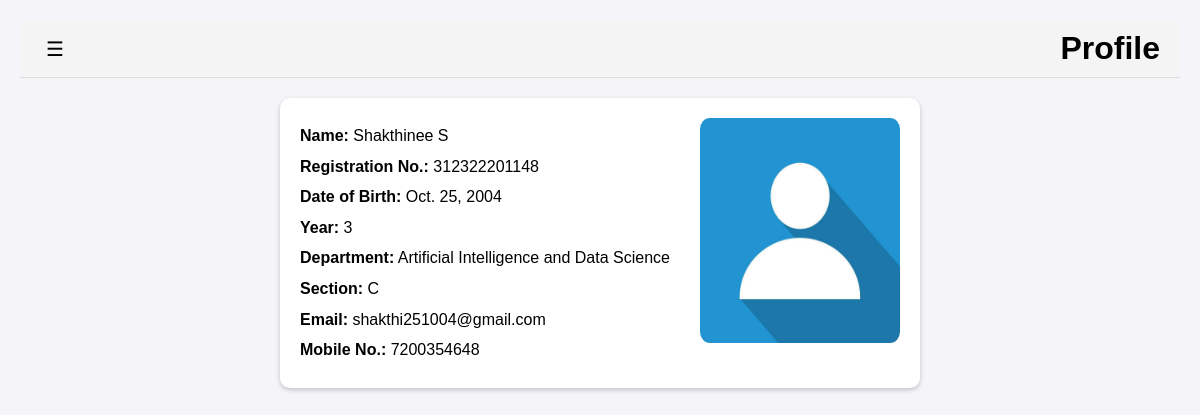
The app's page /lms/my/profile/ (signed in), older data.
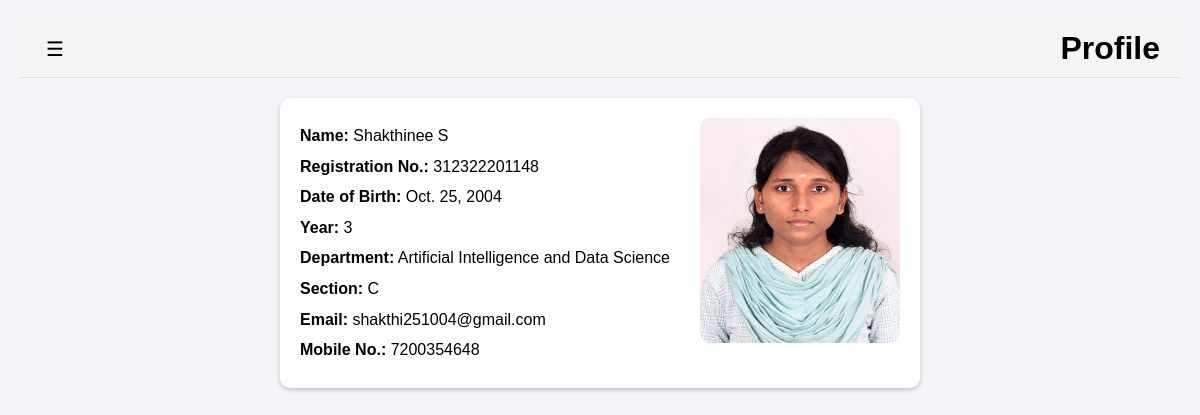
The same page, newer data.
### lms/models.py (models this page shows, shortened)
class Student(models.Model):
    reg_no = models.CharField(max_length=12, unique=True, null=True, blank=True, default=None)  # Registration Number
    user = models.OneToOneField(User, on_delete=models.CASCADE, null=True, blank=True, default=None)  # Link to Django User model
    name = models.CharField(max_length=100)
    dob = models.DateField()
    year = models.IntegerField()
    department = models.CharField(max_length=50)
    section = models.CharField(max_length=5)
    email = models.EmailField(unique=True)
    mobile_no = models.CharField(max_length=10)
    leave_taken = models.IntegerField(default=0)
    balance_leave = models.IntegerField(default=6)
    photo = models.ImageField(upload_to='photos/', blank=True, null=True)
    counsellor = models.ForeignKey("Counsellor", on_delete=models.SET_NULL, null=True, blank=True)

### lms/views.py (the view)
# urls.py: path('my/profile/', views.my_profile, name='my_profile'),
@login_required
def my_profile(request):
    student = Student.objects.get(user=request.user)  # Assuming user is logged in
    context = {'student': student}
    return render(request, 'my_profile.html', context)

### templates/my_profile.html (shortened to what this page needs)
<!DOCTYPE html>
{% load static %}
<html lang="en">
<head>
    <link rel="stylesheet" href="{% static 'css/base.css' %}">
</head>
<body>
    <div id="wrapper">
        <div id="content">
            <header>
                <button id="sidebarToggle">&#9776;</button>
                <h1>Profile</h1>
            </header>
        </div>
    </div>
    <main>
        <div class="profile-container">
            {% if student.photo %}
                <div class="profile-image"><img src="{{ student.photo.url }}" alt="Student Photo"></div>
            {% else %}
                <div class="profile-image"><img src="{{ MEDIA_URL }}default.jpg" alt="Default Photo"></div>
            {% endif %}
            <p><span class="profile-label">Name:</span> {{ student.name }}</p>
            <p><span class="profile-label">Registration No.:</span> {{ student.reg_no }}</p>
            <p><span class="profile-label">Date of Birth:</span> {{ student.dob|date:"M. d, Y" }}</p>
            <p><span class="profile-label">Year:</span> {{ student.year }}</p>
            <p><span class="profile-label">Department:</span> {{ student.department }}</p>
            <p><span class="profile-label">Section:</span> {{ student.section }}</p>
            <p><span class="profile-label">Email:</span> {{ student.email }}</p>
            <p><span class="profile-label">Mobile No.:</span> {{ student.mobile_no }}</p>
        </div>
    </main>
</body>
</html>

Row changes from the older to the newer data that the page shows:
changed Student "Shakthinee S": photo: picture added
